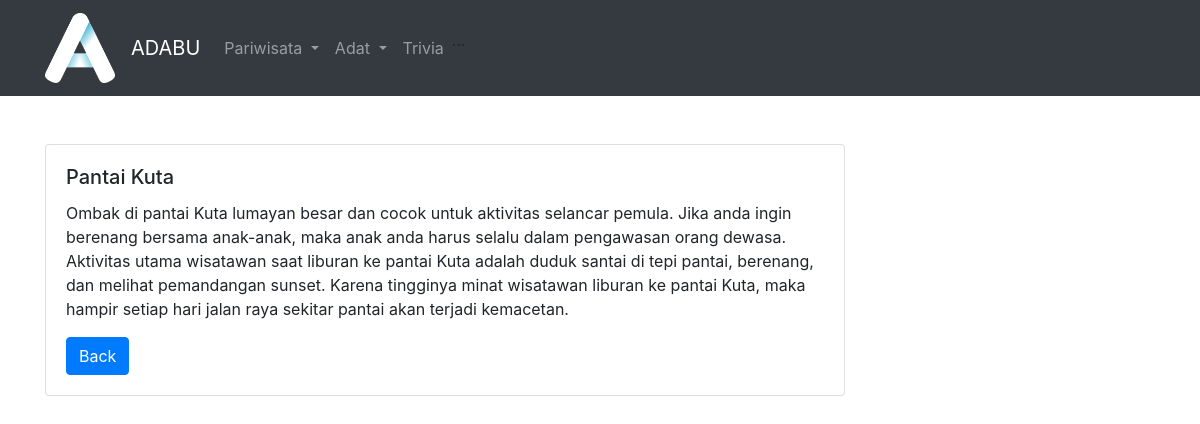
The page /public/bali/info/2 on the database its author committed.
### tables this page shows
CREATE TABLE `dbbali` (
  `id` int(5) NOT NULL,
  `nama_wisata` varchar(200) NOT NULL,
  `keterangan` varchar(5000) NOT NULL,
  `gambar` varchar(100) NOT NULL
);

### app/core/Controller.php (called while the page is built, shortened)
<?php
class Controller{
    public function view($view, $data = [])
    {
        require_once '../app/views/' . $view . '.php';
    }
    public function model($model)
    {
        return new $model;
    }
}

### app/controllers/Bali.php (called while the page is built, shortened)
<?php
class Bali extends Controller{
    public function info($id)
    {
        $data['judul'] = 'more info';
        $data['pb'] = $this->model('Balipari_model')->getPariwisataById($id);
        $this->view('bali/info', $data);
    }
}

### app/core/App.php (called while the page is built, shortened)
<?php
class App{
    protected $method = 'index';
    protected $params = [];
    public function __construct()
    {
       $url = $this->parseURL();
       if ( file_exists('../app/controllers/' . $url[0] . '.php') ){
           unset($url[0]);
       }
       $this->controller = new $this->controller;
       if ( isset( $url[1] ) ){
           if (method_exists($this->controller, $url[1])){
               $this->method= $url[1];
               unset($url[1]);
           }
       }
       if (!empty($url)){
            $this->params = array_values($url);
       }
       call_user_func_array([$this->controller, $this->method], $this->params);
    }
    public function parseURL()
    {
        if ( isset ($_GET['url']) ){
            $url = rtrim($_GET['url'], '/');
            $url = filter_var($url, FILTER_SANITIZE_URL);
            $url = explode('/', $url);
            return $url;
        }
    }
}

### public/index.php (called while the page is built, shortened)
<?php
$app = new App;

### app/core/Database.php (called while the page is built, shortened)
<?php
class Database{
    private $host = DB_HOST;
    private $user = DB_USER;
    private $pass = DB_PASS;
    private $db_name = DB_NAME;
    private $dbh;
    private $stmt;
    public function __construct()
    {
        $dsn = 'mysql:host=' . $this->host . ';dbname=' . $this->db_name;
        $option = [
            PDO::ATTR_PERSISTENT => true,
            PDO::ATTR_ERRMODE => PDO::ERRMODE_EXCEPTION
        ];
        try{
            $this->dbh = new PDO($dsn, $this->user, $this->pass, $option);
        }catch(PDOException $e){
            die($e->getMessage());
        }
    }
    public function query($query)
    {
        $this->stmt = $this->dbh->prepare($query);
    }
    public function bind($param, $value, $type= null)
    {
        if( is_null($type)){
            switch(true){
                default :
                    $type = PDO::PARAM_STR;
            }
        }
        $this->stmt->bindValue($param, $value, $type);
    }
    public function execute()
    {
        $this->stmt->execute();
    }
    public function single()
    {
        $this->execute();
        return $this->stmt->fetch(PDO::FETCH_ASSOC);
    }
}

### app/models/Balipari_model.php (called while the page is built, shortened)
<?php
class Balipari_model{
    private $table = 'dbbali';
    private $db;
    public function __construct()
    {
      $this->db = new Database;
    }
    public function getPariwisataById($id)
    {
      $this->db->query('SELECT * FROM ' . $this->table . ' WHERE id=:id');
      $this->db->bind('id',$id);
      return $this->db->single();
    }
}

### app/views/bali/info.php (the view, shortened to what this page needs)
<div class="container mt-5">
    <div class="card" style="width: 50rem;">
        <div class="card-body">
            <h5 class="card-title"><?=$data['pb']['nama_wisata'] ?></h5>
            <p class="card-text"><?=$data['pb']['keterangan'] ?></p>
            <a href="<?= BASEURL ;?>/bali" class="btn btn-primary">Back</a>
        </div>
    </div>
</div>

### rows shown on the page
dbbali: nama_wisata "Pantai Kuta", keterangan "Ombak di pantai Kuta lumayan besar dan cocok untuk aktivitas selancar pemula. Jika anda ingin berenang bersama anak-anak, maka anak anda harus selalu dalam pengawasan orang dewasa. Aktivitas utama wisatawan saat liburan ke pantai Kuta adalah duduk santai di tepi pantai, berenang, dan melihat pemandangan sunset. Karena tingginya minat wisatawan liburan ke pantai Kuta, maka hampir setiap hari jalan raya sekitar pantai akan terjadi kemacetan."
